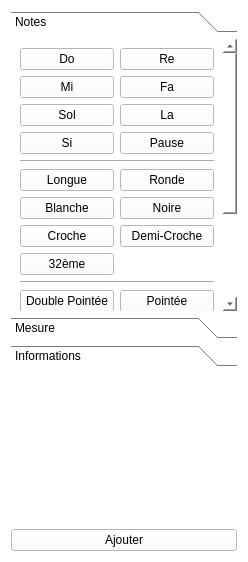
<?xml version="1.0" encoding="UTF-8"?>
<ui version="4.0">
 <class>EditionToolbar</class>
 <widget class="QWidget" name="EditionToolbar">
  <property name="geometry">
   <rect>
    <x>0</x>
    <y>0</y>
    <width>248</width>
    <height>562</height>
   </rect>
  </property>
  <property name="minimumSize">
   <size>
    <width>230</width>
    <height>0</height>
   </size>
  </property>
  <property name="windowTitle">
   <string>Form</string>
  </property>
  <property name="styleSheet">
   <string notr="true">background-color: white;</string>
  </property>
  <property name="locale">
   <locale language="French" country="France"/>
  </property>
  <layout class="QVBoxLayout" name="verticalLayout">
   <item>
    <widget class="QToolBox" name="toolBox">
     <property name="minimumSize">
      <size>
       <width>220</width>
       <height>0</height>
      </size>
     </property>
     <property name="styleSheet">
      <string notr="true">background-color: white;</string>
     </property>
     <property name="currentIndex">
      <number>0</number>
     </property>
     <widget class="QWidget" name="notePage">
      <property name="geometry">
       <rect>
        <x>0</x>
        <y>-119</y>
        <width>216</width>
        <height>399</height>
       </rect>
      </property>
      <attribute name="label">
       <string>Notes</string>
      </attribute>
      <layout class="QGridLayout" name="gridLayout">
       <item row="13" column="0" colspan="2">
        <widget class="Line" name="line_2">
         <property name="orientation">
          <enum>Qt::Horizontal</enum>
         </property>
        </widget>
       </item>
       <item row="17" column="0" colspan="2">
        <widget class="Line" name="line_3">
         <property name="orientation">
          <enum>Qt::Horizontal</enum>
         </property>
        </widget>
       </item>
       <item row="5" column="0" colspan="2">
        <widget class="Line" name="line">
         <property name="orientation">
          <enum>Qt::Horizontal</enum>
         </property>
        </widget>
       </item>
       <item row="1" column="0">
        <widget class="QPushButton" name="buttonMi">
         <property name="text">
          <string>Mi</string>
         </property>
        </widget>
       </item>
       <item row="1" column="1">
        <widget class="QPushButton" name="buttonFa">
         <property name="text">
          <string>Fa</string>
         </property>
        </widget>
       </item>
       <item row="0" column="0">
        <widget class="QPushButton" name="buttonDo">
         <property name="text">
          <string>Do</string>
         </property>
        </widget>
       </item>
       <item row="4" column="0">
        <widget class="QPushButton" name="buttonSi">
         <property name="text">
          <string>Si</string>
         </property>
        </widget>
       </item>
       <item row="2" column="1">
        <widget class="QPushButton" name="buttonLa">
         <property name="text">
          <string>La</string>
         </property>
        </widget>
       </item>
       <item row="0" column="1">
        <widget class="QPushButton" name="buttonRe">
         <property name="text">
          <string>Re</string>
         </property>
        </widget>
       </item>
       <item row="4" column="1">
        <widget class="QPushButton" name="buttonPause">
         <property name="text">
          <string>Pause</string>
         </property>
        </widget>
       </item>
       <item row="6" column="0">
        <widget class="QPushButton" name="buttonLonga">
         <property name="text">
          <string>Longue</string>
         </property>
        </widget>
       </item>
       <item row="2" column="0">
        <widget class="QPushButton" name="buttonSol">
         <property name="text">
          <string>Sol</string>
         </property>
        </widget>
       </item>
       <item row="7" column="0">
        <widget class="QPushButton" name="buttonHalf">
         <property name="text">
          <string>Blanche</string>
         </property>
        </widget>
       </item>
       <item row="8" column="0">
        <widget class="QPushButton" name="button8th">
         <property name="text">
          <string>Croche</string>
         </property>
        </widget>
       </item>
       <item row="6" column="1">
        <widget class="QPushButton" name="buttonWhole">
         <property name="text">
          <string>Ronde</string>
         </property>
        </widget>
       </item>
       <item row="9" column="0">
        <widget class="QPushButton" name="button32th">
         <property name="text">
          <string>32ème</string>
         </property>
        </widget>
       </item>
       <item row="7" column="1">
        <widget class="QPushButton" name="buttonQuarter">
         <property name="text">
          <string>Noire</string>
         </property>
        </widget>
       </item>
       <item row="8" column="1">
        <widget class="QPushButton" name="button16th">
         <property name="text">
          <string>Demi-Croche</string>
         </property>
        </widget>
       </item>
       <item row="16" column="0">
        <widget class="QPushButton" name="buttonAucun">
         <property name="text">
          <string>Aucun</string>
         </property>
        </widget>
       </item>
       <item row="14" column="0">
        <widget class="QPushButton" name="buttonFlat">
         <property name="text">
          <string>Bémole</string>
         </property>
        </widget>
       </item>
       <item row="15" column="0">
        <widget class="QPushButton" name="buttonSharp">
         <property name="text">
          <string>Dièse</string>
         </property>
        </widget>
       </item>
       <item row="11" column="1">
        <widget class="QPushButton" name="buttonDot">
         <property name="text">
          <string>Pointée</string>
         </property>
        </widget>
       </item>
       <item row="15" column="1">
        <widget class="QPushButton" name="buttonDoubleSharp">
         <property name="text">
          <string>Double Dièse</string>
         </property>
        </widget>
       </item>
       <item row="14" column="1">
        <widget class="QPushButton" name="buttonDoubleFlat">
         <property name="text">
          <string>Double Bémole</string>
         </property>
        </widget>
       </item>
       <item row="11" column="0">
        <widget class="QPushButton" name="buttonDoubleDot">
         <property name="text">
          <string>Double Pointée</string>
         </property>
        </widget>
       </item>
       <item row="18" column="0">
        <widget class="QPushButton" name="buttonOctavePlus">
         <property name="text">
          <string>Octave +</string>
         </property>
        </widget>
       </item>
       <item row="18" column="1">
        <widget class="QPushButton" name="buttonOctaveMinus">
         <property name="text">
          <string>Octave -</string>
         </property>
        </widget>
       </item>
       <item row="10" column="0" colspan="2">
        <widget class="Line" name="line_4">
         <property name="orientation">
          <enum>Qt::Horizontal</enum>
         </property>
        </widget>
       </item>
      </layout>
     </widget>
     <widget class="QWidget" name="mesurePage">
      <property name="geometry">
       <rect>
        <x>0</x>
        <y>0</y>
        <width>216</width>
        <height>469</height>
       </rect>
      </property>
      <attribute name="label">
       <string>Mesure</string>
      </attribute>
      <layout class="QGridLayout" name="gridLayout_3">
       <item row="8" column="1">
        <widget class="QComboBox" name="BattementComboBox">
         <property name="maxCount">
          <number>64</number>
         </property>
         <item>
          <property name="text">
           <string>1</string>
          </property>
         </item>
         <item>
          <property name="text">
           <string>2</string>
          </property>
         </item>
         <item>
          <property name="text">
           <string>4</string>
          </property>
         </item>
         <item>
          <property name="text">
           <string>8</string>
          </property>
         </item>
         <item>
          <property name="text">
           <string>16</string>
          </property>
         </item>
         <item>
          <property name="text">
           <string>32</string>
          </property>
         </item>
         <item>
          <property name="text">
           <string>64</string>
          </property>
         </item>
        </widget>
       </item>
       <item row="8" column="0">
        <widget class="QLabel" name="label_4">
         <property name="text">
          <string>Battement</string>
         </property>
        </widget>
       </item>
       <item row="7" column="0">
        <widget class="QLabel" name="label_3">
         <property name="text">
          <string>Rythme</string>
         </property>
        </widget>
       </item>
       <item row="6" column="0" colspan="2">
        <widget class="QLabel" name="label_2">
         <property name="text">
          <string>Chiffrage</string>
         </property>
        </widget>
       </item>
       <item row="20" column="0" colspan="2">
        <widget class="Line" name="line_7">
         <property name="orientation">
          <enum>Qt::Horizontal</enum>
         </property>
        </widget>
       </item>
       <item row="3" column="0">
        <widget class="QPushButton" name="ClefUt">
         <property name="text">
          <string>Ut</string>
         </property>
        </widget>
       </item>
       <item row="10" column="0" colspan="2">
        <widget class="Line" name="line_6">
         <property name="orientation">
          <enum>Qt::Horizontal</enum>
         </property>
        </widget>
       </item>
       <item row="1" column="0">
        <widget class="QPushButton" name="ClefSol">
         <property name="text">
          <string>Sol</string>
         </property>
        </widget>
       </item>
       <item row="5" column="0" colspan="2">
        <widget class="Line" name="line_5">
         <property name="orientation">
          <enum>Qt::Horizontal</enum>
         </property>
        </widget>
       </item>
       <item row="21" column="0">
        <widget class="QPushButton" name="buttonAddMesure">
         <property name="text">
          <string>Ajouter portée</string>
         </property>
        </widget>
       </item>
       <item row="2" column="0">
        <widget class="QPushButton" name="ClefFa">
         <property name="text">
          <string>Fa</string>
         </property>
        </widget>
       </item>
       <item row="12" column="0">
        <widget class="QPushButton" name="buttonDieseDo">
         <property name="text">
          <string>Do</string>
         </property>
        </widget>
       </item>
       <item row="21" column="1">
        <widget class="QPushButton" name="buttonDeleteMesure">
         <property name="text">
          <string>Supprimer portée</string>
         </property>
        </widget>
       </item>
       <item row="13" column="1">
        <widget class="QPushButton" name="buttonDieseLa">
         <property name="text">
          <string>La</string>
         </property>
        </widget>
       </item>
       <item row="13" column="0">
        <widget class="QPushButton" name="buttonDieseRe">
         <property name="text">
          <string>Ré</string>
         </property>
        </widget>
       </item>
       <item row="12" column="1">
        <widget class="QPushButton" name="buttonDieseSol">
         <property name="text">
          <string>Sol</string>
         </property>
        </widget>
       </item>
       <item row="15" column="0">
        <widget class="QPushButton" name="buttonDieseFa">
         <property name="text">
          <string>Fa#</string>
         </property>
        </widget>
       </item>
       <item row="0" column="0">
        <widget class="QLabel" name="label">
         <property name="text">
          <string>Clefs</string>
         </property>
        </widget>
       </item>
       <item row="14" column="1">
        <widget class="QPushButton" name="buttonDieseSi">
         <property name="text">
          <string>Si</string>
         </property>
        </widget>
       </item>
       <item row="14" column="0">
        <widget class="QPushButton" name="buttonDieseMi">
         <property name="text">
          <string>Mi</string>
         </property>
        </widget>
       </item>
       <item row="16" column="0">
        <widget class="QPushButton" name="buttonBemoleRe">
         <property name="text">
          <string>Ré mineur</string>
         </property>
        </widget>
       </item>
       <item row="15" column="1">
        <widget class="QPushButton" name="buttonDieseDoDiese">
         <property name="text">
          <string>Do#</string>
         </property>
        </widget>
       </item>
       <item row="11" column="0">
        <widget class="QLabel" name="label_7">
         <property name="text">
          <string>Armure</string>
         </property>
        </widget>
       </item>
       <item row="17" column="0">
        <widget class="QPushButton" name="buttonBemoleDo">
         <property name="text">
          <string>Do mineur</string>
         </property>
        </widget>
       </item>
       <item row="18" column="0">
        <widget class="QPushButton" name="buttonBemoleSi">
         <property name="text">
          <string>Si bémole mineur</string>
         </property>
        </widget>
       </item>
       <item row="16" column="1">
        <widget class="QPushButton" name="buttonBemoleSol">
         <property name="text">
          <string>Sol mineur</string>
         </property>
        </widget>
       </item>
       <item row="17" column="1">
        <widget class="QPushButton" name="buttonBemoleFa">
         <property name="text">
          <string>Fa mineur</string>
         </property>
        </widget>
       </item>
       <item row="19" column="0">
        <widget class="QPushButton" name="buttonBemoleLa">
         <property name="text">
          <string>La bémole mineur</string>
         </property>
        </widget>
       </item>
       <item row="18" column="1">
        <widget class="QPushButton" name="buttonBemoleMi">
         <property name="text">
          <string>Mi bémole mineur</string>
         </property>
        </widget>
       </item>
       <item row="7" column="1">
        <widget class="QSlider" name="RythmeSlider">
         <property name="minimum">
          <number>1</number>
         </property>
         <property name="maximum">
          <number>64</number>
         </property>
         <property name="value">
          <number>4</number>
         </property>
         <property name="orientation">
          <enum>Qt::Horizontal</enum>
         </property>
        </widget>
       </item>
      </layout>
     </widget>
     <widget class="QWidget" name="informationPage">
      <property name="geometry">
       <rect>
        <x>0</x>
        <y>0</y>
        <width>230</width>
        <height>280</height>
       </rect>
      </property>
      <attribute name="label">
       <string>Informations</string>
      </attribute>
      <layout class="QGridLayout" name="gridLayout_4">
       <item row="0" column="0">
        <layout class="QGridLayout" name="gridLayout_6">
         <item row="1" column="0">
          <widget class="QLabel" name="label_6">
           <property name="text">
            <string>Compositeur</string>
           </property>
          </widget>
         </item>
         <item row="0" column="0">
          <widget class="QLabel" name="label_5">
           <property name="text">
            <string>Titre</string>
           </property>
          </widget>
         </item>
         <item row="0" column="1">
          <widget class="QLineEdit" name="titre"/>
         </item>
         <item row="1" column="1">
          <widget class="QLineEdit" name="compositeur"/>
         </item>
        </layout>
       </item>
      </layout>
     </widget>
    </widget>
   </item>
   <item alignment="Qt::AlignHCenter|Qt::AlignVCenter">
    <widget class="QWidget" name="previewnote" native="true">
     <property name="minimumSize">
      <size>
       <width>110</width>
       <height>150</height>
      </size>
     </property>
     <property name="maximumSize">
      <size>
       <width>16777215</width>
       <height>16777215</height>
      </size>
     </property>
    </widget>
   </item>
   <item>
    <widget class="QPushButton" name="buttonAjouterNote">
     <property name="text">
      <string>Ajouter</string>
     </property>
    </widget>
   </item>
  </layout>
 </widget>
 <resources/>
 <connections/>
</ui>
